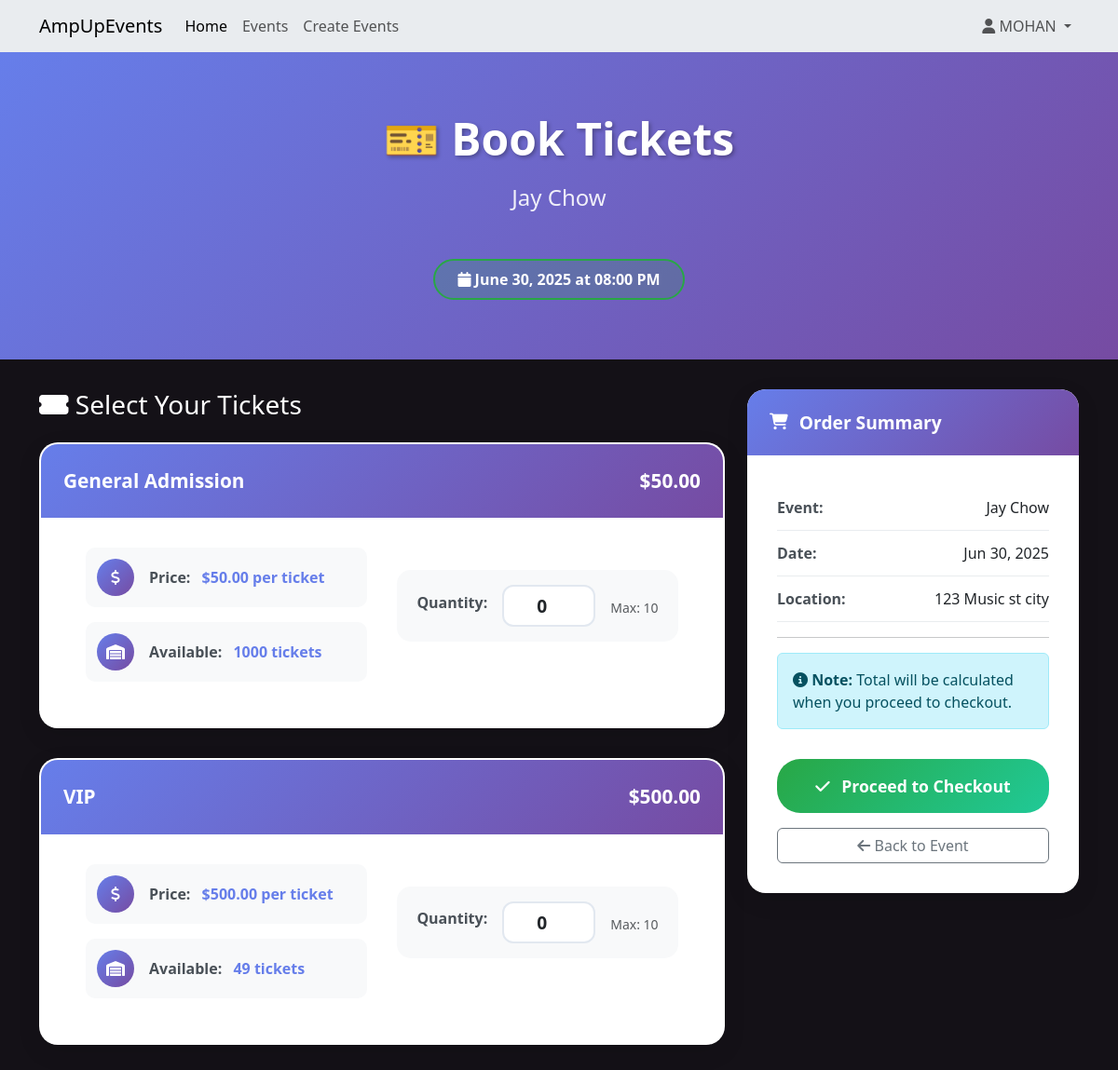
/events/5/book (signed in), run on the app's committed database.
### website/models.py (models this page shows, shortened)
class User(db.Model, UserMixin):
    __tablename__ = 'users'
    id = db.Column(db.Integer, primary_key=True)  # Unique identifier for the user.
    firstName = db.Column(db.String(100), index=True, unique=False, nullable=False)  # User's first name, indexed for faster searches
    surname = db.Column(db.String(100), index=True, unique=False, nullable=False)  # User's surname, indexed
    email = db.Column(db.String(100), index=True, nullable=False, unique=True)  # User's email, must be unique
    mobileNumber = db.Column(db.String(15), index=True, nullable=False, unique=True)  # User's mobile number, must be unique
    streetAddress = db.Column(db.String(150), index=True, nullable=False)  # User's street address
    password_hash = db.Column(db.String(255), nullable=False)  # Hashed password for security
    role = db.Column(db.String(20), default='attendee')  # User role, defaults to 'attendee' (e.g., 'creator', 'admin')
    created_at = db.Column(db.DateTime, default=datetime.now)  # Timestamp for when the user was created
    updated_at = db.Column(db.DateTime, default=datetime.now, onupdate=datetime.now)  # Timestamp for the last update
    comments = db.relationship('Comment', backref='user', lazy='dynamic') # lazy='dynamic': https://docs.sqlalchemy.org/en/20/orm/queryguide/relationships.html
    bookings = db.relationship('Booking', backref='user', lazy='dynamic')
    events_created = db.relationship('Event', foreign_keys='Event.created_by', backref='creator_user', lazy='dynamic')

class Event(db.Model):
    __tablename__ = 'events'
    id = db.Column(db.Integer, primary_key=True)  # Unique identifier for the event
    name = db.Column(db.String(120), index=True, nullable=False)  # Event name
    description = db.Column(db.Text, nullable=True)  # Optional detailed description of the event
    image_filename = db.Column(db.String(255), nullable=True)  # Filename of the event's image
    start_datetime = db.Column(db.DateTime, nullable=False)  # Combined start date and time for the event
    location = db.Column(db.String(100), nullable=False)  # General location of the event
    venue = db.Column(db.String(100), nullable=True)  # Specific venue name, optional
    genre_id = db.Column(db.Integer, db.ForeignKey('genres.id'), nullable=False)  # Reference to Genre table
    artist_info = db.Column(db.Text, nullable=True) # Information about the artist(s)
    status = db.Column(db.String(20), default='Open', nullable=False)  # Current status of the event (e.g., Open, Cancelled)
    age_limit = db.Column(db.Integer, nullable=True)
    length = db.Column(db.String(50), nullable=True)
    policies = db.Column(db.Text, nullable=True)
    facebook = db.Column(db.String(255), nullable=True)
    instagram = db.Column(db.String(255), nullable=True)
    twitter = db.Column(db.String(255), nullable=True)
    created_at = db.Column(db.DateTime, default=datetime.now)
    updated_at = db.Column(db.DateTime, default=datetime.now, onupdate=datetime.now)
    created_by = db.Column(db.Integer, db.ForeignKey('users.id'), nullable=False)
    ticket_types = db.relationship('ticket_type', backref='event', lazy='dynamic', cascade="all, delete-orphan") # cascade="all, delete-orphan": https://docs.sqlalchemy.org/en/20/orm/cascades.html
    comments = db.relationship('Comment', backref='event', lazy='dynamic', cascade="all, delete-orphan")
    bookings = db.relationship('Booking', backref='event', lazy='dynamic', cascade="all, delete-orphan")
    @property
    def current_status(self):
        if self.status == 'Cancelled':
            return 'Cancelled'
        if self.status == 'Completed':
            return 'Completed'
        if self.start_datetime and self.start_datetime < datetime.now():
            return 'Inactive'
        if self.ticket_types:
            total_available = sum(ticket.quantity_available for ticket in self.ticket_types)
            if total_available == 0:
                return 'Sold Out'
        return 'Open'

class ticket_type(db.Model):
    __tablename__ = 'ticket_type'
    id = db.Column(db.Integer, primary_key=True)  # Unique identifier for the ticket type
    event_id = db.Column(db.Integer, db.ForeignKey('events.id'), nullable=False)  # Foreign key linking to the Event
    type_name = db.Column(db.String(100), nullable=False)  # Name of the ticket type (e.g., General, VIP)
    description = db.Column(db.Text, nullable=True) # Optional description for this ticket type
    price = db.Column(db.Float, nullable=False)  # Price of the ticket
    quantity_available = db.Column(db.Integer, nullable=False)  # Number of tickets available for this type
    created_at = db.Column(db.DateTime, default=datetime.now)  # Creation timestamp
    updated_at = db.Column(db.DateTime, default=datetime.now, onupdate=datetime.now)  # Last update timestam

### website/events.py (the view, shortened to what this page needs)
@eventbp.route('/<int:id>/book', methods=['GET', 'POST'])
@login_required
def book_tickets(id):
    event = db.session.query(Event).filter_by(id=id).first_or_404()
    form = BookingForm()
    if event.current_status in ['Cancelled', 'Sold Out', 'Completed', 'Inactive']:
        flash(f"Sorry, this event is {event.current_status.lower()} and not available for booking.", "warning")
        return redirect(url_for('event.details', id=id))
    ticket_types = event.ticket_types.filter(ticket_type.quantity_available > 0).all()
    if not ticket_types:
        flash("Sorry, there are no tickets available for this event.", "warning")
        return redirect(url_for('event.details', id=id))
    return render_template('events/bookTickets.html', event=event, ticket_types=ticket_types, form=form)

### website/forms.py
class BookingForm(FlaskForm):
    submit = SubmitField('Proceed to Checkout')

### website/templates/events/bookTickets.html (shortened to what this page needs)
{% extends 'base.html' %}
{% block head %}
<link rel="stylesheet" href="{{ url_for('static', filename='style/bookTickets.css') }}">
{% endblock %}
{% block content %}
<div class="booking-hero">
    <div class="container">
        <div class="text-center">
            <h1 class="hero-title">🎫 Book Tickets</h1>
            <p class="hero-subtitle">{{ event.name }}</p>
            <div class="status-badge status-open">
                <i class="fas fa-calendar"></i> {{ event.start_datetime.strftime('%B %d, %Y at %I:%M %p') }}
            </div>
        </div>
    </div>
</div>
<div class="container">
            <form method="POST" id="booking-form">
        <div class="row">
            <div class="col-lg-8">
                <h3 class="mb-4 color-white"><i class="fas fa-ticket-alt"></i> Select Your Tickets</h3>
                {% for ticket in ticket_types %}
                <div class="ticket-selection-card">
                    <div class="ticket-type-header">
                        {{ ticket.type_name }}
                        <span class="float-end">${{ "%.2f"|format(ticket.price) }}</span>
                    </div>
                    <div class="row">
                        <div class="col-md-6">
                            <div class="detail-item">
                                <div class="detail-icon">
                                    <i class="fas fa-dollar-sign"></i>
                                </div>
                                <div>
                                    <span class="detail-label">Price:</span>
                                    <span class="detail-value">${{ "%.2f"|format(ticket.price) }} per ticket</span>
                                </div>
                            </div>
                            <div class="detail-item">
                                <div class="detail-icon">
                                    <i class="fas fa-warehouse"></i>
                                </div>
                                <div>
                                    <span class="detail-label">Available:</span>
                                    <span class="detail-value">{{ ticket.quantity_available }} tickets</span>
                                </div>
                            </div>
                        </div>
                        <div class="col-md-6">
                            <div class="quantity-selector">
                                <label for="quantity_{{ ticket.id }}" class="form-label">Quantity:</label>
                                <input type="number"
                                       id="quantity_{{ ticket.id }}"
                                       name="quantity_{{ ticket.id }}"
                                       class="form-control qty-input"
                                       value="0"
                                       min="0"
                                       max="{{ [ticket.quantity_available, 10]|min }}"
                                       style="width: 100px; display: inline-block;">
                                <small class="form-text text-muted">Max: {{ [ticket.quantity_available, 10]|min }}</small>
                            </div>
                        </div>
                    </div>
                </div>
                {% endfor %}
            </div>
            <div class="col-lg-4">
                <div class="content-card sticky-top" style="top: 2rem;">
                    <div class="content-card-header">
                        <h5><i class="fas fa-shopping-cart"></i> Order Summary</h5>
                    </div>
                    <div class="content-card-body">
                        <div class="summary-item">
                            <strong>Event:</strong> {{ event.name }}
                        </div>
                        <div class="summary-item">
                            <strong>Date:</strong> {{ event.start_datetime.strftime('%b %d, %Y') }}
                        </div>
                        <div class="summary-item">
                            <strong>Location:</strong> {{ event.location }}
                        </div>
                        <hr>
                        <div class="alert alert-info">
                            <i class="fas fa-info-circle"></i>
                            <strong>Note:</strong> Total will be calculated when you proceed to checkout.
                        </div>
                        <button type="submit" class="btn-proceed">
                            <i class="fas fa-check"></i> Proceed to Checkout
                        </button>
                        <div class="mt-3">
                            <a href="{{ url_for('event.details', id=event.id) }}" class="btn btn-outline-secondary w-100">
                                <i class="fas fa-arrow-left"></i> Back to Event
                            </a>
                        </div>
                    </div>
                </div>
            </div>
        </div>
    </form>
</div>
{% endblock %}

### website/templates/base.html (shortened to what this page needs)
<html>
<head>
    <link href="https://cdn.jsdelivr.net/npm/bootstrap@5.3.2/dist/css/bootstrap.min.css" rel="stylesheet"
>
    <link rel="stylesheet" href="https://cdnjs.cloudflare.com/ajax/libs/font-awesome/6.4.0/css/all.min.css">
    {% block head %}
    {% endblock %}
</head>
<body style="background-color: #141117;">
    <header>
        <nav class="navbar navbar-expand-lg navbar-light bg-body-secondary">
            <div class="container">
                <a class="navbar-brand" href="/">AmpUpEvents</a>
                <div class="collapse navbar-collapse" id="navbarSupportedContent">
                    <div class="navbar-nav me-auto">
                        <a class="nav-item nav-link active" aria-current="page" href="/">Home</a>
                        <a class="nav-item nav-link" href="{{ url_for('event.allevents') }}">Events</a>
                        {% if current_user.is_authenticated %}
                            <a class="nav-item nav-link" href="{{ url_for('event.create') }}">Create Events</a>
                        {% endif %}
                    </div>
                    <div class="navbar-nav ms-auto">
                        {% if current_user.is_authenticated %}
                        <div class="nav-item dropdown">
                            <a class="nav-link dropdown-toggle" href="#" role="button" data-bs-toggle="dropdown" aria-expanded="false">
                                <i class="fas fa-user"></i> {{current_user.firstName}}
                            </a>
                        </div>
                        {% else %}
                        <a class="nav-item nav-link me-3" href="{{ url_for('auth.register') }}">Register</a>
                        <a class="nav-item nav-link" href="{{ url_for('auth.login') }}">Login</a>
                        {% endif %}
                    </div>
                </div>
            </div>
        </nav>
    </header>
    {% block content %}
    {% endblock %}
</body>
</html>

### website/static/style/bookTickets.css (style rules this page uses)
.content-card { border: none; border-radius: 20px; box-shadow: 0 8px 25px rgba(0, 0, 0, 0.1); overflow: hidden; margin-bottom: 2rem; background: white; transition: transform 0.3s ease; }
.content-card-header { background: linear-gradient(135deg, #667eea, #764ba2); color: white; padding: 1.5rem; border: none; }
.content-card-header h5 { margin: 0; font-weight: 700; font-size: 1.2rem; display: flex; align-items: center; }
.content-card-header i { margin-right: 0.75rem; font-size: 1.1rem; }
.content-card-body { padding: 2rem; }
.color-white { color: #FFFFFF !important; }
.booking-hero { background: linear-gradient(135deg, #667eea 0%, #764ba2 100%); color: white; padding: 4rem 0; margin-bottom: 2rem; text-align: center; }
.hero-title { font-size: 3rem; font-weight: 700; margin-bottom: 1rem; text-shadow: 2px 2px 4px rgba(0, 0, 0, 0.3); }
.hero-subtitle { font-size: 1.5rem; margin-bottom: 2rem; opacity: 0.9; }
.status-badge { display: inline-block; padding: 0.5rem 1.5rem; border-radius: 25px; font-weight: 600; margin-top: 1rem; }
.status-open { background: rgba(40, 167, 69, 0.2); border: 2px solid #28a745; color: #fff; }
.ticket-selection-card { background: white; border-radius: 20px; padding: 0; margin-bottom: 2rem; box-shadow: 0 8px 25px rgba(0, 0, 0, 0.1); border: 2px solid transparent; transition: all 0.3s ease; overflow: hidden; }
.ticket-type-header { background: linear-gradient(135deg, #667eea, #764ba2); color: white; padding: 1.5rem; font-weight: 700; font-size: 1.3rem; display: flex; justify-content: space-between; align-items: center; }
.detail-item { display: flex; align-items: center; margin-bottom: 1rem; padding: 0.75rem; background: #f8f9fa; border-radius: 10px; }
.detail-icon { background: linear-gradient(135deg, #667eea, #764ba2); color: white; width: 40px; height: 40px; border-radius: 50%; display: flex; align-items: center; justify-content: center; margin-right: 1rem; flex-shrink: 0; }
.detail-label { font-weight: 600; color: #495057; margin-right: 0.5rem; }
.detail-value { color: #667eea; font-weight: 700; }
.quantity-selector { display: flex; align-items: center; justify-content: center; gap: 1rem; margin: 1.5rem 0; padding: 1rem; background: #f8f9fa; border-radius: 15px; }
.qty-input { border: 2px solid #e2e8f0; border-radius: 12px; width: 90px; height: 45px; text-align: center; font-weight: 700; font-size: 1.2rem; padding: 0; background: white; transition: border-color 0.3s ease; }
.summary-item { padding: 0.75rem 0; border-bottom: 1px solid #e9ecef; display: flex; justify-content: space-between; align-items: center; }
.summary-item strong { color: #495057; }
.btn-proceed { background: linear-gradient(135deg, #28a745, #20c997); border: none; border-radius: 25px; padding: 1rem 2rem; font-weight: 700; color: white; font-size: 1.1rem; transition: all 0.3s ease; width: 100%; margin-top: 1rem; cursor: pointer; }
.btn-proceed i { margin-right: 0.5rem; }
.ticket-selection-card .row { margin: 0; padding: 2rem; }
.ticket-selection-card .col-md-6 { padding: 0 1rem; }
.form-label { font-weight: 600; color: #495057; margin-bottom: 0.5rem; }
.sticky-top { position: sticky; top: 2rem; z-index: 1020; }

### data on the page
User: firstName "MOHAN"
Event: name "Jay Chow", start_datetime "June 30, 2025 at 08:00 PM", start_datetime "Jun 30, 2025", location "123 Music st city"
ticket_type: type_name "General Admission", price "50.00", quantity_available "1000", id "0", quantity_available "10"
ticket_type: type_name "VIP", price "500.00", quantity_available "49", id "0", quantity_available "10"
